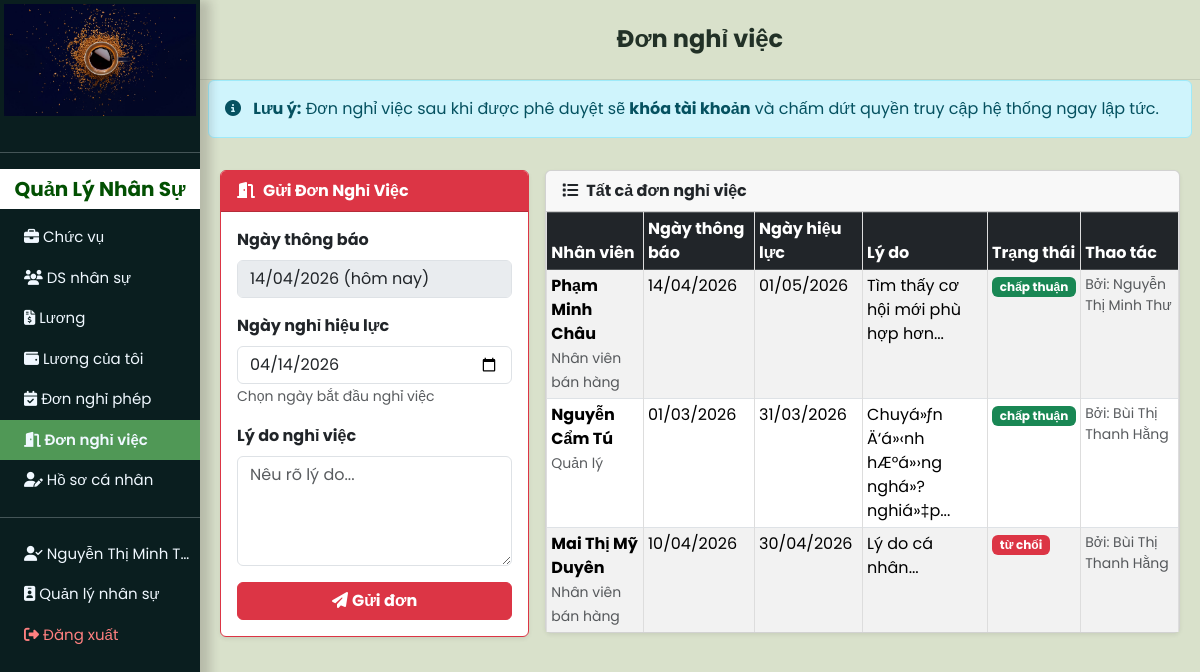
The page /user_page.php?donnghiviec (signed in) on the database its author committed.
### tables this page shows
CREATE TABLE `accounts` (
  `account_id` int(11) NOT NULL,
  `full_name` varchar(150) NOT NULL,
  `email` varchar(150) NOT NULL,
  `password` varchar(255) NOT NULL,
  `role_id` int(11) NOT NULL DEFAULT 3,
  `position_id` int(11) DEFAULT NULL,
  `phone` varchar(20) DEFAULT NULL,
  `address` text DEFAULT NULL,
  `birth_date` date DEFAULT NULL,
  `gender` enum('nam','ná»¯','khÃ¡c') DEFAULT NULL,
  `hr_status` enum('active','resigned','on_leave') NOT NULL DEFAULT 'active',
  `system_status` enum('active','locked','disabled','pending') NOT NULL DEFAULT 'pending',
  `hire_date` date DEFAULT NULL,
  `created_at` timestamp NULL DEFAULT current_timestamp(),
  `updated_at` timestamp NULL DEFAULT current_timestamp() ON UPDATE current_timestamp()
);

CREATE TABLE `resignation_requests` (
  `resignation_request_id` int(11) NOT NULL,
  `account_id` int(11) NOT NULL,
  `notice_date` date NOT NULL,
  `effective_date` date NOT NULL,
  `reason` text NOT NULL,
  `status` enum('chá»� duyá»‡t','cháº¥p thuáº­n','tá»« chá»‘i','há»§y') NOT NULL DEFAULT 'chá»� duyá»‡t',
  `approved_by` int(11) DEFAULT NULL,
  `approved_at` datetime DEFAULT NULL,
  `notes` text DEFAULT NULL,
  `created_at` timestamp NULL DEFAULT current_timestamp(),
  `updated_at` timestamp NULL DEFAULT current_timestamp() ON UPDATE current_timestamp()
);

CREATE TABLE `positions` (
  `position_id` int(11) NOT NULL,
  `position_name` varchar(100) NOT NULL,
  `base_salary` bigint(20) NOT NULL DEFAULT 0,
  `description` text DEFAULT NULL,
  `is_active` tinyint(1) NOT NULL DEFAULT 1,
  `created_at` timestamp NULL DEFAULT current_timestamp(),
  `updated_at` timestamp NULL DEFAULT current_timestamp() ON UPDATE current_timestamp()
);

### src/models/authorization.php (called while the page is built, shortened)
<?php
function roleLabel(string $roleName): string
{
    $labels = [
        AppRole::ADMIN     => 'Quản trị viên',
        AppRole::MANAGER   => 'Quản lý nhân sự',
        AppRole::SALES     => 'Nhân viên bán hàng',
        AppRole::WAREHOUSE => 'Nhân viên kho',
    ];
    return $labels[$roleName] ?? 'Không xác định';
}
function currentRole(): string
{
    return $_SESSION['role_name'] ?? '';
}
function currentUserId(): int
{
    return (int) ($_SESSION['account_id'] ?? 0);
}

### src/views/donnghiviec.php (the view, shortened to what this page needs)
<?php
global $conn;
$role = currentRole();
$isManager = $role === AppRole::MANAGER || $role === AppRole::ADMIN;
if ($isManager) {
    $list_sql = "SELECT rr.*, a.full_name, p.position_name, ab.full_name AS approved_by_name
                 FROM resignation_requests rr
                 JOIN accounts a ON a.account_id = rr.account_id
                 LEFT JOIN positions p ON p.position_id = a.position_id
                 LEFT JOIN accounts ab ON ab.account_id = rr.approved_by
                 ORDER BY rr.status='chờ duyệt' DESC, rr.created_at DESC";
}
$list_result = mysqli_query($conn, $list_sql);
$resignations = $list_result ? mysqli_fetch_all($list_result, MYSQLI_ASSOC) : [];
$status_class = ['chờ duyệt'=>'warning','chấp thuận'=>'success','từ chối'=>'danger','hủy'=>'secondary'];
?>
<div class="dash_board px-2">
    <div class="alert alert-info">
        <i class="fa-solid fa-circle-info me-2"></i>
        <b>Lưu ý:</b> Đơn nghỉ việc sau khi được phê duyệt sẽ <b>khóa tài khoản</b> và chấm dứt quyền truy cập hệ thống ngay lập tức.
    </div>
    <div class="container-fluid">
        <div class="row g-3 mt-1">
            <div class="col-lg-4">
                <div class="card shadow-sm border-danger">
                    <div class="card-header fw-bold bg-danger text-white">
                        <i class="fa-solid fa-door-open me-2"></i>Gửi Đơn Nghỉ Việc
                    </div>
                    <div class="card-body">
                        <form method="POST" action="" onsubmit="return confirm('Bạn chắc chắn muốn gửi đơn nghỉ việc?')">
                            <div class="mb-3">
                                <label class="form-label fw-bold">Ngày thông báo</label>
                                <input type="text" class="form-control" value="<?= date('d/m/Y') ?> (hôm nay)" disabled>
                            </div>
                            <div class="mb-3">
                                <label class="form-label fw-bold">Ngày nghỉ hiệu lực</label>
                                <input type="date" class="form-control" name="effective_date"
                                       min="<?= date('Y-m-d') ?>"
                                       value="<?= date('Y-m-d') ?>" required>
                                <small class="text-muted">Chọn ngày bắt đầu nghỉ việc</small>
                            </div>
                            <div class="mb-3">
                                <label class="form-label fw-bold">Lý do nghỉ việc</label>
                                <textarea class="form-control" name="reason" rows="4"
                                          placeholder="Nêu rõ lý do..." required></textarea>
                            </div>
                            <button type="submit" name="submit_resignation" class="btn btn-danger w-100 fw-bold">
                                <i class="fa-solid fa-paper-plane me-1"></i>Gửi đơn
                            </button>
                        </form>
                    </div>
                </div>
            </div>
            <div class="col-lg-8">
                <div class="card shadow-sm">
                    <div class="card-header fw-bold">
                        <i class="fa-solid fa-list me-2"></i><?= $isManager ? 'Tất cả đơn nghỉ việc' : 'Đơn của tôi' ?>
                    </div>
                    <div class="card-body p-0">
                        <?php if (empty($resignations)): ?>
                            <p class="p-3 mb-0 text-muted">Không có đơn nào.</p>
                        <?php else: ?>
                        <table class="table table-striped table-hover table-bordered mb-0 text-center table-sm">
                            <thead class="table-dark">
                                <tr>
                                    <?php if ($isManager): ?><th>Nhân viên</th><?php endif; ?>
                                    <th>Ngày thông báo</th>
                                    <th>Ngày hiệu lực</th>
                                    <th>Lý do</th>
                                    <th>Trạng thái</th>
                                    <th>Thao tác</th>
                                </tr>
                            </thead>
                            <tbody>
                                <?php foreach ($resignations as $rr):
                                    $sc = $status_class[$rr['status']] ?? 'secondary';
                                ?>
                                <tr>
                                    <?php if ($isManager): ?>
                                    <td class="text-start">
                                        <b><?= htmlspecialchars($rr['full_name']) ?></b><br>
                                        <small class="text-muted"><?= htmlspecialchars($rr['position_name'] ?? '') ?></small>
                                    </td>
                                    <?php endif; ?>
                                    <td><?= date('d/m/Y', strtotime($rr['notice_date'])) ?></td>
                                    <td><?= date('d/m/Y', strtotime($rr['effective_date'])) ?></td>
                                    <td class="text-start" style="max-width:200px">
                                        <span title="<?= htmlspecialchars($rr['reason']) ?>" style="cursor:help">
                                            <?= htmlspecialchars(mb_substr($rr['reason'], 0, 50)) ?>...
                                        </span>
                                    </td>
                                    <td><span class="badge text-bg-<?= $sc ?>"><?= htmlspecialchars($rr['status']) ?></span></td>
                                    <td>
                                        <?php if ($rr['status'] !== 'chờ duyệt' && $rr['approved_by_name']): ?>
                                        <small class="text-muted d-block">Bởi: <?= htmlspecialchars($rr['approved_by_name']) ?></small>
                                        <?php endif; ?>
                                    </td>
                                </tr>
                                <?php endforeach; ?>
                            </tbody>
                        </table>
                        <?php endif; ?>
                    </div>
                </div>
            </div>
        </div>
    </div>
</div>
</div>
</div>

### src/views/layouts/user_layout_start.php (shortened to what this page needs)
<!DOCTYPE html>
<html lang="en">
<head>
    <link href="https://cdn.jsdelivr.net/npm/bootstrap@5.3.3/dist/css/bootstrap.min.css" rel="stylesheet" />
    <link rel="stylesheet" href="https://cdnjs.cloudflare.com/ajax/libs/font-awesome/6.5.1/css/all.min.css" />
    <link rel="stylesheet" href="css/style.css" />
</head>
<?php
$roleName = currentRole();
$isManagerRole = $roleName === AppRole::MANAGER;
?>
<?php
$currentTitle = 'COFFEE SHOP';
if (isset($_GET['home'])) {
    $currentTitle = 'COFFEE SHOP';
} elseif (isset($_GET['dashboard'])) {
    $currentTitle = 'COFFEE SHOP';
} elseif (isset($_GET['sanpham'])) {
    $currentTitle = 'Sản phẩm';
} elseif (isset($_GET['phieunhap'])) {
    $currentTitle = 'Phiếu nhập kho';
} elseif (isset($_GET['phieuxuat'])) {
    $currentTitle = 'Phiếu xuất kho';
} elseif (isset($_GET['kho_thongke'])) {
    $currentTitle = 'Thống kê tồn kho';
} elseif (isset($_GET['baocao_kho'])) {
    $currentTitle = 'Báo cáo kho';
} elseif (isset($_GET['baocao_kinhdoanh'])) {
    $currentTitle = 'Báo cáo kinh doanh';
} elseif (isset($_GET['baocao_nhansu'])) {
    $currentTitle = 'Báo cáo nhân sự';
} elseif (isset($_GET['nhacungcap'])) {
    $currentTitle = 'Quản lý nhà cung cấp';
} elseif (isset($_GET['loai'])) {
    $currentTitle = 'Loại sản phẩm';
} elseif (isset($_GET['donhang'])) {
    $currentTitle = 'Đơn hàng';
} elseif (isset($_GET['khachhang'])) {
    $currentTitle = 'Khách hàng';
} elseif (isset($_GET['nhansu'])) {
    $currentTitle = 'Nhân sự';
} elseif (isset($_GET['chucvu'])) {
    $currentTitle = 'Quản lý chức vụ';
} elseif (isset($_GET['bangluong'])) {
    $currentTitle = 'Bảng lương';
} elseif (isset($_GET['luong_ca_nhan'])) {
    $currentTitle = 'Lương của tôi';
} elseif (isset($_GET['donnghi'])) {
    $currentTitle = 'Đơn nghỉ phép';
} elseif (isset($_GET['donnghiviec'])) {
    $currentTitle = 'Đơn nghỉ việc';
} elseif (isset($_GET['profile'])) {
    $currentTitle = 'Hồ sơ cá nhân';
} elseif (isset($_GET['thongke'])) {
    $currentTitle = 'Thống kê';
}
?>
<body class="app-shell">
    <div class="nav-side p-0">
        <div class="logo p-1 justify-content-center text-center">
            <a href="user_page.php?home"> <img src="img/logo.jpg" alt="Logo"></a>
        </div>
        <div class="navs pt-3">
        </div>
        <?php if ($isManagerRole) : ?>
            <hr>
            <div class="container-fluid admin-head">
                <h5 class="text-center py-2 fw-bold">Quản Lý Nhân Sự</h5>
            </div>
            <div class="navs text-center p-0">
                <div class="container-fluid">
                    <a class="text-truncate <?= isset($_GET['chucvu']) ? 'active' : '' ?>"
                       href="user_page.php?chucvu"><i class="fa-solid fa-briefcase"></i> Chức vụ</a>
                </div>
                <div class="container-fluid">
                    <a class="text-truncate <?= isset($_GET['nhansu']) ? 'active' : '' ?>"
                       href="user_page.php?nhansu"><i class="fa-solid fa-users"></i> DS nhân sự</a>
                </div>
                <div class="container-fluid">
                    <a class="text-truncate <?= isset($_GET['bangluong']) ? 'active' : '' ?>"
                       href="user_page.php?bangluong"><i class="fa-solid fa-file-invoice-dollar"></i> Lương</a>
                </div>
                <div class="container-fluid">
                    <a class="text-truncate <?= isset($_GET['luong_ca_nhan']) ? 'active' : '' ?>"
                       href="user_page.php?luong_ca_nhan"><i class="fa-solid fa-wallet"></i> Lương của tôi</a>
                </div>
                <div class="container-fluid">
                    <a class="text-truncate <?= isset($_GET['donnghi']) ? 'active' : '' ?>"
                       href="user_page.php?donnghi">
                        <i class="fa-solid fa-calendar-check"></i> Đơn nghỉ phép
                    </a>
                </div>
                <div class="container-fluid">
                    <a class="text-truncate <?= isset($_GET['donnghiviec']) ? 'active' : '' ?>"
                       href="user_page.php?donnghiviec"><i class="fa-solid fa-door-open"></i> Đơn nghỉ việc</a>
                </div>
                <div class="container-fluid">
                    <a class="text-truncate <?= isset($_GET['profile']) ? 'active' : '' ?>"
                       href="user_page.php?profile"><i class="fa-solid fa-user-pen"></i> Hồ sơ cá nhân</a>
                </div>
            </div>
        <?php endif; ?>
        <div class="navs text-center p-0">
            <hr class="mt-3">
            <div class="container-fluid">
                <a class="text-truncate"><i class="fa-solid fa-user-check"></i> <?= $user_name ?? '' ?></a>
            </div>
            <div class="container-fluid">
                <a class="text-truncate"><i class="fa-solid fa-id-badge"></i> <?= roleLabel(currentRole()) ?></a>
            </div>
            <div class="    container-fluid logout-btn">
                <a class="text-truncate" href="logout.php"><i class="fa-solid fa-right-from-bracket"></i> Đăng xuất</a>
            </div>
        </div>
    </div>
    <div class="app-right">
        <?php if (!isset($_GET['home']) && !isset($_GET['dashboard'])): ?>
        <div class="app-topbar px-3">
            <h4 class="mb-0 fw-bold"><?= htmlspecialchars($currentTitle) ?></h4>
        </div>
        <?php endif; ?>
        <div class="main p-0 <?= (isset($_GET['home']) || isset($_GET['dashboard'])) ? 'h-100' : '' ?>">

### css/style.css (style rules this page uses)
html, body { height: 100%; margin: 0; padding: 0; background-color: #d9e1cb; overflow: hidden; }
.app-shell { height: 100vh; width: 100%; position: relative; margin: 0; }
a { text-decoration: none; }
.nav-side { color: aliceblue; background-color: #0a1e1f; box-shadow: 10px 0px 10px 0px rgba(45, 33, 33, 0.2); width: 220px; min-width: 220px; height: 100vh; max-height: 100vh; overflow-y: auto; overflow-x: hidden; position: fixed; left: 0; top: 0; z-index: 40; scrollbar-width: thin; scrollbar-color: rgba(100,180,100,0.3) transparent; }
.app-right { margin-left: 220px; width: calc(100% - 220px); height: 100vh; display: flex; flex-direction: column; min-width: 0; }
.app-topbar { height: 80px; min-height: 80px; background: #d9e1cb; border-bottom: 1px solid #c4ccb7; display: flex; align-items: center; justify-content: center; text-align: center; padding: 0 !important; position: sticky; top: 0; z-index: 30; }
.app-topbar h4 { color: #223127; font-weight: 400; width: 100%; margin: 0; }
.main { flex: 1 1 auto; height: calc(100vh - 80px); overflow-y: auto; overflow-x: hidden; }
@media (max-width: 1200px) { .nav-side { width: 200px; min-width: 200px; } }
@media (max-width: 1200px) { .app-right { margin-left: 200px; width: calc(100% - 200px); } }
.logo { background-color: #0a1e1f; height: 120px; display: flex; overflow: hidden; }
.logo a { width: 100%; height: 100%; }
.logo img { width: 100%; height: 100%; object-fit: cover; transition: transform 0.3s ease; }
.navs a { display: block; text-align: left; color: aliceblue; transition: background-color 0.3s ease-in-out; padding: 9px 10px 9px 24px; font-size: 15px; }
.navs div { padding: 0px; }
.admin-head { color: rgb(2, 80, 2); background: #fff; }
.navs a.active { background-color: rgb(80, 152, 86); font-weight: 600; }
.logout-btn a { color: #ff8080 !important; }
table { width: 100%; border-collapse: collapse; }
tr:nth-child(even) { background-color: #f2f2f2; }
th { background-color: #4caf50; color: white; }
td, th { border: 1px solid #ddd; padding: 8px; text-align: left; }
.content-table-scroll table thead th, .content-table-scroll table tr:first-child th { position: sticky; top: 0; z-index: 2; }
* { font-family: "Poppins", sans-serif; margin: 0; padding: 0; box-sizing: border-box; outline: none; border: none; text-decoration: none; }

### rows shown on the page
accounts: full_name "Nguyễn Thị Minh T…"
resignation_requests: account.full_name "Phạm Minh Châu", positions.position_name "Nhân viên bán hàng", notice_date "14/04/2026", effective_date "01/05/2026", reason "Tìm thấy cơ hội mới phù hợp hơn", status "chấp thuận", approved_by.full_name "Nguyễn Thị Minh Thư"
resignation_requests: account.full_name "Nguyễn Cẩm Tú", positions.position_name "Quản lý", notice_date "01/03/2026", effective_date "31/03/2026", reason "Chuyá»ƒn Ä‘á»‹nh hÆ°á»›ng nghá»? nghiá»‡p", status "chấp thuận", approved_by.full_name "Bùi Thị Thanh Hằng"
resignation_requests: account.full_name "Mai Thị Mỹ Duyên", positions.position_name "Nhân viên bán hàng", notice_date "10/04/2026", effective_date "30/04/2026", reason "Lý do cá nhân", status "từ chối", approved_by.full_name "Bùi Thị Thanh Hằng"

### other values the page prints
roleLabel(currentRole()) "Quản lý nhân sự"
$currentTitle "Đơn nghỉ việc"
